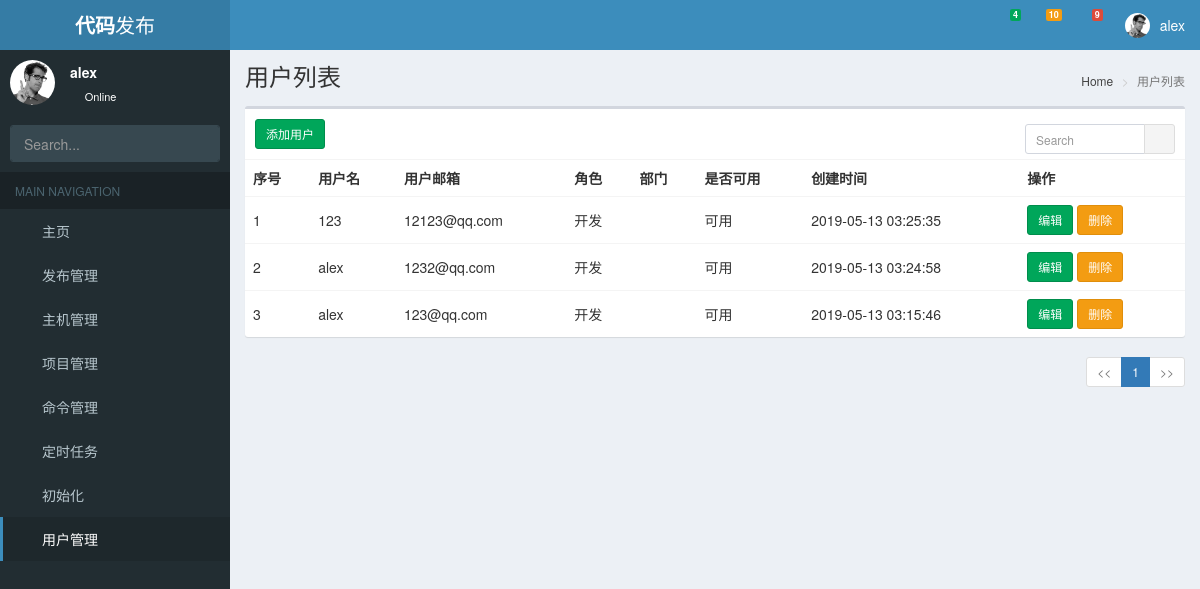
The page /userlist/ (signed in) on the database its author committed.
### web/models.py (models this page shows, shortened)
class UserProfile(models.Model):
    name = models.CharField(verbose_name="用户名称", max_length=200)
    email = models.CharField(verbose_name="邮箱地址", max_length=200)
    password = models.CharField(verbose_name="密码", max_length=200)
    role = models.CharField(verbose_name='角色', choices=(("0", "开发"), ("1", "测试"), ("2", '运维')), default="0",max_length=10)
    is_admin = models.CharField(verbose_name='管理员', choices=(("0", "Admin"), ("1", "普通")), default="1",max_length=10)
    is_unable = models.CharField(verbose_name='是否可用', choices=(("0", "可用"), ("1", "不可用")), default="0",max_length=10)
    department = models.CharField(verbose_name='部门', blank=True, null=True, max_length=10)
    phone = models.CharField(verbose_name='手机号', blank=True, null=True, max_length=11)
    create_time = models.DateTimeField("创建时间", auto_now_add=True)
    class Meta:
        ordering = ['-create_time']

### web/user.py (the view)
# urls.py: url(r'^userlist/', userlist, name='userlist'),
def userlist(request):
    search = request.GET.get("table_search", "")
    users = UserProfile.objects.filter(name__contains=search)
    pager = Pagination(request.GET.get('page', '1'), users.count(), request.GET.copy(), 10)
    return TemplateResponse(request, "userlist.html", {"users": users[pager.start:pager.end], 'page_html': pager.page_html,"page_title":"用户列表",})

### utils/auth.py (called while the page is built)
    def process_request(self, request):
        if request.path_info.startswith('/admin/'):
            return
        if request.path_info in [reverse('login')]:
            return
        pk = request.session.get('user_id')
        user = models.UserProfile.objects.filter(pk=pk).first()
        if user:
            request.account = user
        else:
            return redirect(reverse('login'))

    def process_template_response(self,request,response):
        response.context_data.update({"user":request.account})
        return response

### utils/pagination.py (called while the page is built)
    @property
    def start(self):
        return (self.page - 1) * self.per_num

    @property
    def end(self):
        return self.page * self.per_num

### templates/userlist.html (shortened to what this page needs)
{% extends 'master/base.html' %}
{% block body %}
    <div class="row">
        <div class="col-xs-12">
            <div class="box">
                <div class="box-header">
                    <div class="btn btn-sm btn-success add-btn">添加用户</div>
                    <div class="box-tools pull-right">
                        <form action="" method="get">
                            <div class="input-group input-group-sm " style="width: 150px;">
                                <input type="text" name="table_search" class="form-control pull-right"
                                       placeholder="Search">
                                <div class="input-group-btn">
                                    <button type="submit" class="btn btn-default"><i class="fa fa-search"></i></button>
                                </div>
                            </div>
                        </form>
                    </div>
                </div>
                <div class="box-body table-responsive no-padding">
                    <table class="table table-hover">
                        <tr>
                            <th>序号</th>
                            <th>用户名</th>
                            <th>用户邮箱</th>
                            <th>角色</th>
                            <th>部门</th>
                            <th>是否可用</th>
                            <th>创建时间</th>
                            <th>操作</th>
                        </tr>
                        {% for user in users %}
                            <tr>
                                <td>{{ forloop.counter }}</td>
                                <td>{{ user.name }}</td>
                                <td>{{ user.email }}</td>
                                <td>{{ user.get_role_display }}</td>
                                <td>{{ user.department|default:"" }}</td>
                                <td>{{ user.get_is_unable_display }}</td>
                                <td>{{ user.create_time|date:"Y-m-d H:i:s" }}</td>
                                <td>
                                    <div class="btn btn-success btn-sm edit-btn"
                                         data-url="{% url 'edituser' user.pk %}">编辑
                                    </div>
                                    <div class="btn btn-warning btn-sm del-btn"
                                         data-url="{% url 'deluser' user.pk %}">删除
                                    </div>
                                </td>
                            </tr>
                        {% endfor %}
                    </table>
                </div>
            </div>
            <div>
                <ul class="pagination pagination-sm no-margin pull-right">
                    {{ page_html|safe }}
                </ul>
            </div>
        </div>
    </div>
{% endblock %}

### templates/master/body_nav.html (shortened to what this page needs)
{% load static %}
<nav class="navbar navbar-static-top">
    <a href="#" class="sidebar-toggle" data-toggle="push-menu" role="button">
    </a>
    <div class="navbar-custom-menu">
        <ul class="nav navbar-nav">
            <li class="dropdown messages-menu">
                <a href="#" class="dropdown-toggle" data-toggle="dropdown">
                    <i class="fa fa-envelope-o"></i>
                    <span class="label label-success">4</span>
                </a>
            </li>
            <li class="dropdown notifications-menu">
                <a href="#" class="dropdown-toggle" data-toggle="dropdown">
                    <i class="fa fa-bell-o"></i>
                    <span class="label label-warning">10</span>
                </a>
            </li>
            <li class="dropdown tasks-menu">
                <a href="#" class="dropdown-toggle" data-toggle="dropdown">
                    <i class="fa fa-flag-o"></i>
                    <span class="label label-danger">9</span>
                </a>
            </li>
            <li class="dropdown user user-menu">
                <a href="#" class="dropdown-toggle" data-toggle="dropdown">
                    <img src={% static "AdminLTE/img/user2-160x160.jpg" %} class="user-image" alt="User Image">
                    <span class="hidden-xs">{{ user.name }}</span>
                </a>
            </li>
        </ul>
    </div>
</nav>

### templates/master/body_aside.html (shortened to what this page needs)
{% load static %}
<aside class="main-sidebar">
    <section class="sidebar">
      <div class="user-panel">
        <div class="pull-left image">
          <img src={% static "AdminLTE/img/user2-160x160.jpg" %} class="img-circle" alt="User Image">
        </div>
        <div class="pull-left info">
          <p>{{ user.name }}</p>
          <a href="#"><i class="fa fa-circle text-success"></i> Online</a>
        </div>
      </div>
      <form action="#" method="get" class="sidebar-form">
        <div class="input-group">
          <input type="text" name="q" class="form-control" placeholder="Search...">
          <span class="input-group-btn">
                <button type="submit" name="search" id="search-btn" class="btn btn-flat"><i class="fa fa-search"></i>
                </button>
              </span>
        </div>
      </form>
      <ul class="sidebar-menu" data-widget="tree">
        <li class="header">MAIN NAVIGATION</li>
          <li id="dashboard">
          <a href="#">
            <i class="fa fa-dashboard"></i> <span>主页</span>
          </a>
        </li>
        <li class="treeview" id="menu_issue">
          <a href="#">
            <i class="fa fa-download"></i> <span>发布管理</span>
            <span class="pull-right-container">
              <i class="fa fa-angle-left pull-right"></i>
            </span>
          </a>
        </li>
          <li id="host">
          <a href="{% url 'hostlist' %}">
            <i class="fa fa-server"></i> <span>主机管理</span>
          </a>
        </li>
          <li id="project">
          <a href="{% url 'projectlist' %}">
            <i class="fa fa-share-alt"></i> <span>项目管理</span>
          </a>
        </li>
          <li id="command">
          <a href="#">
            <i class="fa fa-file-code-o"></i> <span>命令管理</span>
          </a>
        </li>
          <li id="cron">
          <a href="#">
            <i class="fa fa-safari"></i> <span>定时任务</span>
          </a>
        </li>
          <li id="init">
          <a href="{% url 'initlist' %}">
            <i class="fa  fa-files-o"></i> <span>初始化</span>
          </a>
        </li>
          <li id="user">
          <a href="{% url 'userlist' %}">
            <i class="fa fa-user"></i> <span>用户管理</span>
          </a>
        </li>
      </ul>
    </section>
  </aside>

### rows shown on the page
UserProfile: name "alex", email "123@qq.com", role "开发", is_unable "可用", create_time "2019-05-13 03:15:46"
UserProfile: name "123", email "12123@qq.com", role "开发", is_unable "可用", create_time "2019-05-13 03:25:35"
UserProfile: name "alex", email "1232@qq.com", role "开发", is_unable "可用", create_time "2019-05-13 03:24:58"

### other values the page prints
{{ page_title }} "用户列表"
{{ page_html|safe }} "<< 1 >>"
